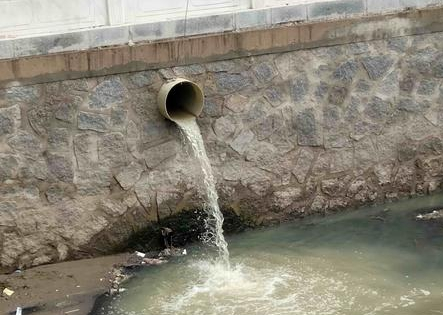
#> input picture CVShowOnline/AI/static/AI/CV/test.jpg, 443 x 315 px, found by its file name
$ python object_detection.py
#> lines starting #> are read from the running program, lines starting #| are printed output that depends on the picture; after the words box and inside, x2 and y2 are one past the last pixel; in counts of white or black regions, pixels touching at a corner belong together

#  import cv2
from cv2 import cv2 as cv
from matplotlib import pyplot as plt


# def test(img)
img = cv.imread('CV/test.jpg')
#> img is the input picture: shape (315, 443, 3); mean B, G, R 118.4, 132, 137.6
# img = cv.imread('temp01.jpg')
# img = cv.cvtColor(img, cv.COLOR_BGR2GRAY)
#
engine = cv.CascadeClassifier('cascade.xml')

# engine.load('C:/Users/23672/Desktop/实习文件/mysite/AI/CV/cascade.xml')


pipeline = engine.detectMultiScale(img, scaleFactor=1.3, minNeighbors=100, minSize=(100, 100))
#> pipeline = [[142, 73, 130, 130]]

for (x, y, w, h) in pipeline:
    img = cv.rectangle(img, (x,y), (x+w,y+h), (255,0,0), 2)
#> this loop made 1 pass
#> pass 1, `img = cv.rectangle(img, (x,y), (x+w,y+h), (255,0,0), 2)`:
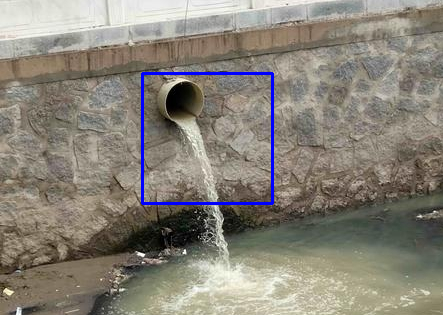
#> img: shape (315, 443, 3); 1.12% of pixels changed, all inside (x1, y1, x2, y2) = (141, 72, 274, 205)

# cv.imshow('img', img)
cv.imwrite('../static/AI/result.jpg',img)
# [6 lines of commented-out code are left out]
